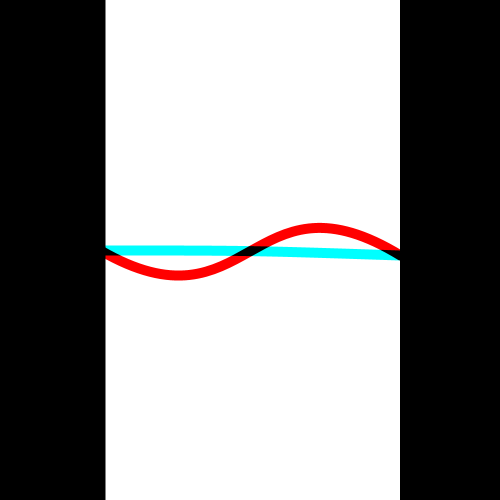
Frame 1 (no input)
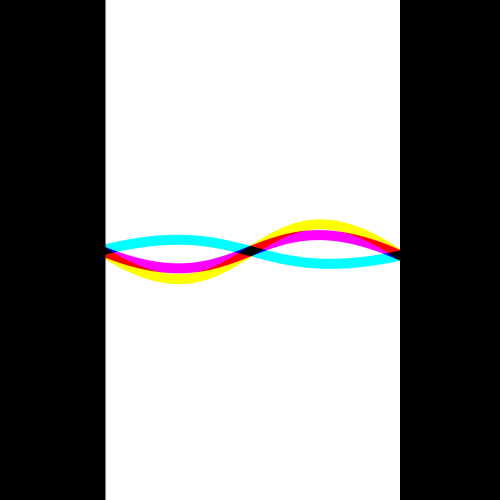
Frame 60 (the mouse pressed at the canvas centre just before this capture)
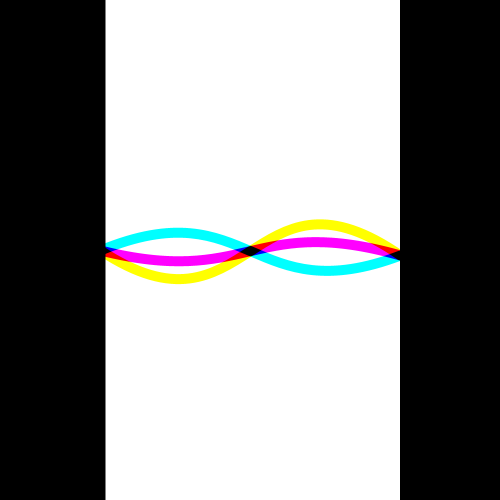
Frame 120 (the mouse held since frame 60 and released just before this capture)

The Processing sketch that drew these frames (run headless with seeded random() and noise(); from frame 60 on, the mouse is pressed at the canvas centre):

// Processing sketch: bezier_sinus2
// ── bezier_sinus2.pde
float x1=100;
float y1=250;
float cpx1=250;
float cpy1=250;
float cpx2=250;
float cpy2=250;
float x2=400;
float y2=250;


float angle = 0;


void setup() {
  size(500, 500);
  background(255);
  smooth();
  pixelDensity(2);
  blendMode(MULTIPLY);
}

void draw() {
  background(255);
  strokeWeight(10);

  stroke(0);
  fill(0);
  rect(0, 0, 100, height);
  noFill();

  float offset=0;
  float cd1 = 250+(sin(angle+offset)*100);
  float cd2 = 250-(sin(angle+offset)*100);
  float d2 = 255;//250+(sin(angle+PI/2)*100);
  cpy1=cd1;
  cpy2=cd2;
  y2=d2;

  stroke(0, 255, 255);
  bezier(x1, y1, cpx1, cpy1, cpx2, cpy2, x2, y2);

  offset+=PI/3;
  cd1 = 250+(sin(angle+offset)*100);
  cd2 = 250-(sin(angle+offset)*100);
  d2 = 255;//250+(sin(angle+PI/2)*100);
  cpy1=cd1;
  cpy2=cd2;
  y2=d2;



  stroke(255, 0, 255);
  bezier(x1, y1, cpx1, cpy1, cpx2, cpy2, x2, y2);

  offset+=PI/3;
  cd1 = 250+(sin(angle+offset)*100);
  cd2 = 250-(sin(angle+offset)*100);
  d2 = 255;//250+(sin(angle+PI/2)*100);
  cpy1=cd1;
  cpy2=cd2;
  y2=d2;


  stroke(255, 255, 0);
  bezier(x1, y1, cpx1, cpy1, cpx2, cpy2, x2, y2);
  
  noStroke();
   fill(0);
  rect(400, 0, 100, height);

  angle+=0.1;


}
